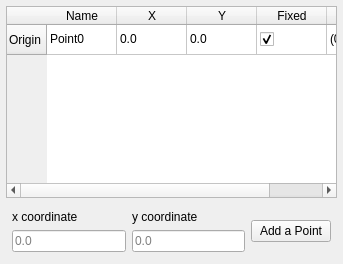
               <widget class="QWidget" name="Coordinate">
                <attribute name="icon">
                 <iconset resource="../icons.qrc">
                  <normaloff>:/icons/perpendicular.png</normaloff>:/icons/perpendicular.png</iconset>
                </attribute>
                <attribute name="title">
                 <string>Point Coordinate</string>
                </attribute>
                <layout class="QVBoxLayout" name="verticalLayout_9">
                 <property name="spacing">
                  <number>3</number>
                 </property>
                 <property name="leftMargin">
                  <number>3</number>
                 </property>
                 <property name="topMargin">
                  <number>3</number>
                 </property>
                 <property name="rightMargin">
                  <number>3</number>
                 </property>
                 <property name="bottomMargin">
                  <number>3</number>
                 </property>
                 <item>
                  <widget class="QWidget" name="Entiteis_Point_Widget" native="true">
                   <property name="sizePolicy">
                    <sizepolicy hsizetype="Expanding" vsizetype="Expanding">
                     <horstretch>0</horstretch>
                     <verstretch>0</verstretch>
                    </sizepolicy>
                   </property>
                   <property name="contextMenuPolicy">
                    <enum>Qt::CustomContextMenu</enum>
                   </property>
                   <layout class="QVBoxLayout" name="verticalLayout_25">
                    <property name="spacing">
                     <number>6</number>
                    </property>
                    <property name="leftMargin">
                     <number>3</number>
                    </property>
                    <property name="topMargin">
                     <number>3</number>
                    </property>
                    <property name="rightMargin">
                     <number>3</number>
                    </property>
                    <property name="bottomMargin">
                     <number>3</number>
                    </property>
                    <item>
                     <widget class="QTableWidget" name="Entiteis_Point">
                      <property name="sizePolicy">
                       <sizepolicy hsizetype="Expanding" vsizetype="Expanding">
                        <horstretch>0</horstretch>
                        <verstretch>0</verstretch>
                       </sizepolicy>
                      </property>
                      <property name="minimumSize">
                       <size>
                        <width>331</width>
                        <height>0</height>
                       </size>
                      </property>
                      <property name="toolTipDuration">
                       <number>-1</number>
                      </property>
                      <property name="statusTip">
                       <string>All Points in this workbook.</string>
                      </property>
                      <property name="autoFillBackground">
                       <bool>true</bool>
                      </property>
                      <property name="editTriggers">
                       <set>QAbstractItemView::NoEditTriggers</set>
                      </property>
                      <property name="selectionBehavior">
                       <enum>QAbstractItemView::SelectRows</enum>
                      </property>
                      <property name="verticalScrollMode">
                       <enum>QAbstractItemView::ScrollPerPixel</enum>
                      </property>
                      <property name="horizontalScrollMode">
                       <enum>QAbstractItemView::ScrollPerPixel</enum>
                      </property>
                      <property name="rowCount">
                       <number>1</number>
                      </property>
                      <property name="columnCount">
                       <number>5</number>
                      </property>
                      <attribute name="horizontalHeaderDefaultSectionSize">
                       <number>70</number>
                      </attribute>
                      <attribute name="horizontalHeaderMinimumSectionSize">
                       <number>70</number>
                      </attribute>
                      <row>
                       <property name="text">
                        <string>Origin</string>
                       </property>
                      </row>
                      <column>
                       <property name="text">
                        <string>Name</string>
                       </property>
                       <property name="icon">
                        <iconset resource="../icons.qrc">
                         <normaloff>:/icons/point.png</normaloff>:/icons/point.png</iconset>
                       </property>
                      </column>
                      <column>
                       <property name="text">
                        <string>X</string>
                       </property>
                      </column>
                      <column>
                       <property name="text">
                        <string>Y</string>
                       </property>
                      </column>
                      <column>
                       <property name="text">
                        <string>Fixed</string>
                       </property>
                      </column>
                      <column>
                       <property name="text">
                        <string>Current</string>
                       </property>
                      </column>
                      <item row="0" column="0">
                       <property name="text">
                        <string>Point0</string>
                       </property>
                       <property name="flags">
                        <set>ItemIsSelectable|ItemIsEnabled</set>
                       </property>
                      </item>
                      <item row="0" column="1">
                       <property name="text">
                        <string>0.0</string>
                       </property>
                      </item>
                      <item row="0" column="2">
                       <property name="text">
                        <string>0.0</string>
                       </property>
                      </item>
                      <item row="0" column="3">
                       <property name="text">
                        <string/>
                       </property>
                       <property name="checkState">
                        <enum>Checked</enum>
                       </property>
                      </item>
                      <item row="0" column="4">
                       <property name="text">
                        <string>(0.0, 0.0)</string>
                       </property>
                      </item>
                     </widget>
                    </item>
                    <item>
                     <widget class="QWidget" name="widget_3" native="true">
                      <layout class="QHBoxLayout" name="horizontalLayout">
                       <property name="spacing">
                        <number>6</number>
                       </property>
                       <property name="leftMargin">
                        <number>6</number>
                       </property>
                       <property name="topMargin">
                        <number>6</number>
                       </property>
                       <property name="rightMargin">
                        <number>6</number>
                       </property>
                       <property name="bottomMargin">
                        <number>6</number>
                       </property>
                       <item>
                        <layout class="QVBoxLayout" name="point_x_layout">
                         <item>
                          <widget class="QLabel" name="label">
                           <property name="text">
                            <string>x coordinate</string>
                           </property>
                           <property name="textFormat">
                            <enum>Qt::RichText</enum>
                           </property>
                           <property name="wordWrap">
                            <bool>true</bool>
                           </property>
                          </widget>
                         </item>
                         <item>
                          <widget class="QLineEdit" name="X_coordinate">
                           <property name="placeholderText">
                            <string>0.0</string>
                           </property>
                          </widget>
                         </item>
                        </layout>
                       </item>
                       <item>
                        <layout class="QVBoxLayout" name="point_y_layout">
                         <item>
                          <widget class="QLabel" name="label_2">
                           <property name="text">
                            <string>y coordinate</string>
                           </property>
                           <property name="textFormat">
                            <enum>Qt::RichText</enum>
                           </property>
                           <property name="wordWrap">
                            <bool>true</bool>
                           </property>
                          </widget>
                         </item>
                         <item>
                          <widget class="QLineEdit" name="Y_coordinate">
                           <property name="placeholderText">
                            <string>0.0</string>
                           </property>
                          </widget>
                         </item>
                        </layout>
                       </item>
                       <item>
                        <widget class="QPushButton" name="Point_add_button">
                         <property name="sizePolicy">
                          <sizepolicy hsizetype="Fixed" vsizetype="Fixed">
                           <horstretch>0</horstretch>
                           <verstretch>0</verstretch>
                          </sizepolicy>
                         </property>
                         <property name="statusTip">
                          <string>Quick insert a joint point.</string>
                         </property>
                         <property name="text">
                          <string>Add a Point</string>
                         </property>
                        </widget>
                       </item>
                      </layout>
                     </widget>
                    </item>
                   </layout>
                  </widget>
                 </item>
                </layout>
               </widget>
